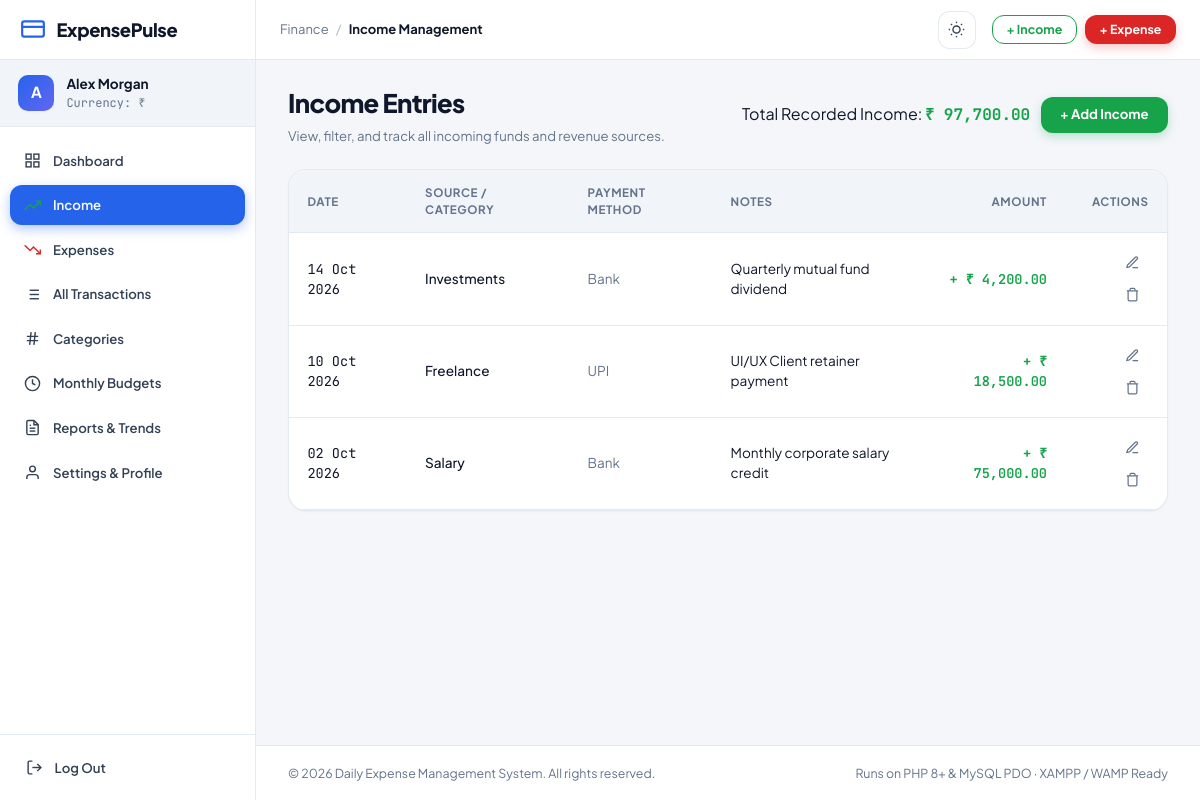
The page /income/index.php (signed in) on the database its author committed.
### tables this page shows
CREATE TABLE `users` (
  `id` INT UNSIGNED NOT NULL AUTO_INCREMENT,
  `name` VARCHAR(100) NOT NULL,
  `email` VARCHAR(191) NOT NULL,
  `password_hash` VARCHAR(255) NOT NULL,
  `currency` VARCHAR(10) NOT NULL DEFAULT '₹',
  `created_at` TIMESTAMP NOT NULL DEFAULT CURRENT_TIMESTAMP,
  PRIMARY KEY (`id`),
  UNIQUE KEY `idx_users_email` (`email`)
);

CREATE TABLE `transactions` (
  `id` INT UNSIGNED NOT NULL AUTO_INCREMENT,
  `user_id` INT UNSIGNED NOT NULL,
  `category_id` INT UNSIGNED NOT NULL,
  `type` ENUM('income', 'expense') NOT NULL,
  `amount` DECIMAL(12,2) NOT NULL,
  `payment_method` VARCHAR(50) NOT NULL DEFAULT 'Cash',
  `transaction_date` DATE NOT NULL,
  `notes` TEXT NULL,
  `created_at` TIMESTAMP NOT NULL DEFAULT CURRENT_TIMESTAMP,
  `updated_at` TIMESTAMP NOT NULL DEFAULT CURRENT_TIMESTAMP ON UPDATE CURRENT_TIMESTAMP,
  PRIMARY KEY (`id`),
  KEY `idx_transactions_user` (`user_id`),
  KEY `idx_transactions_date` (`transaction_date`),
  KEY `idx_transactions_category` (`category_id`),
  KEY `idx_transactions_user_date` (`user_id`, `transaction_date`),
  CONSTRAINT `fk_transactions_user` FOREIGN KEY (`user_id`)
    REFERENCES `users` (`id`) ON DELETE CASCADE ON UPDATE CASCADE,
  CONSTRAINT `fk_transactions_category` FOREIGN KEY (`category_id`)
    REFERENCES `categories` (`id`) ON DELETE RESTRICT ON UPDATE CASCADE
);

CREATE TABLE `categories` (
  `id` INT UNSIGNED NOT NULL AUTO_INCREMENT,
  `user_id` INT UNSIGNED NOT NULL,
  `name` VARCHAR(100) NOT NULL,
  `type` ENUM('income', 'expense') NOT NULL,
  `created_at` TIMESTAMP NOT NULL DEFAULT CURRENT_TIMESTAMP,
  PRIMARY KEY (`id`),
  KEY `idx_categories_user` (`user_id`),
  KEY `idx_categories_type` (`type`),
  CONSTRAINT `fk_categories_user` FOREIGN KEY (`user_id`)
    REFERENCES `users` (`id`) ON DELETE CASCADE ON UPDATE CASCADE
);

### includes/functions.php (called while the page is built, shortened)
<?php
function e(?string $string): string
{
    return htmlspecialchars((string)($string ?? ''), ENT_QUOTES, 'UTF-8');
}
function base_url(string $path = ''): string
{
    $scriptDir = str_replace('\\', '/', dirname($_SERVER['SCRIPT_NAME']));
    $segments = explode('/', trim($scriptDir, '/'));
    $baseSegments = [];
    foreach ($segments as $seg) {
        $baseSegments[] = $seg;
    }
    $base = '/' . implode('/', $baseSegments);
    return rtrim($base, '/') . '/' . ltrim($path, '/');
}
function current_user(): ?array
{
    return $_SESSION['user'] ?? null;
}
function current_currency(): string
{
    return $_SESSION['user']['currency'] ?? '₹';
}
function format_currency(float|int|string $amount, ?string $symbol = null): string
{
    $val = (float)$amount;
    $sym = $symbol ?? current_currency();
    return $sym . ' ' . number_format($val, 2);
}

### includes/auth_check.php (called while the page is built, shortened)
<?php
require_once __DIR__ . '/functions.php';
$pdo = getDBConnection();
$stmt = $pdo->prepare("SELECT id, name, email, currency, created_at FROM users WHERE id = :id LIMIT 1");
$stmt->execute([':id' => $_SESSION['user_id']]);

### income/index.php (the view, shortened to what this page needs)
<?php
require_once __DIR__ . '/../includes/auth_check.php';
$pageTitle = 'Income Management';
$currentPage = 'income';
$userId = (int)current_user_id();
$pdo = getDBConnection();
$stmt = $pdo->prepare("
    SELECT t.*, c.name AS category_name
    FROM transactions t
    LEFT JOIN categories c ON t.category_id = c.id
    WHERE t.user_id = :user_id AND t.type = 'income'
    ORDER BY t.transaction_date DESC, t.id DESC
");
$stmt->execute([':user_id' => $userId]);
$incomeList = $stmt->fetchAll();
$totalIncome = 0.0;
foreach ($incomeList as $inc) {
    $totalIncome += (float)$inc['amount'];
}
require_once __DIR__ . '/../includes/header.php';
?>
<div class="page-header-row">
  <div>
    <h1 class="page-heading">Income Entries</h1>
    <p class="page-subheading">View, filter, and track all incoming funds and revenue sources.</p>
  </div>
  <div class="page-header-actions">
    <div class="stat-pill-box">
      <span class="stat-pill-label">Total Recorded Income:</span>
      <span class="stat-pill-value font-mono tabular-nums text-income font-bold"><?= format_currency($totalIncome) ?></span>
    </div>
    <a href="<?= base_url('income/add.php') ?>" class="btn btn-primary-income">+ Add Income</a>
  </div>
</div>
<div class="table-panel">
  <div class="table-responsive">
    <?php if (empty($incomeList)): ?>
      <div class="empty-state">
        <svg viewBox="0 0 24 24" width="40" height="40" stroke="currentColor" fill="none" class="empty-icon text-income">
          <polyline points="23 6 13.5 15.5 8.5 10.5 1 18"></polyline>
          <polyline points="17 6 23 6 23 12"></polyline>
        </svg>
        <h3>No Income Recorded Yet</h3>
        <p>Log your salary, freelance retainers, investment returns, or bonus credits to track your cashflow.</p>
        <a href="<?= base_url('income/add.php') ?>" class="btn btn-primary-income">+ Record First Income</a>
      </div>
    <?php else: ?>
      <table class="data-table">
        <thead>
          <tr>
            <th>Date</th>
            <th>Source / Category</th>
            <th>Payment Method</th>
            <th>Notes</th>
            <th class="text-right">Amount</th>
            <th class="text-right">Actions</th>
          </tr>
        </thead>
        <tbody>
          <?php foreach ($incomeList as $row): ?>
            <tr>
              <td>
                <span class="font-mono text-sm"><?= date('d M Y', strtotime($row['transaction_date'])) ?></span>
              </td>
              <td>
                <span class="font-medium"><?= e($row['category_name'] ?? 'Uncategorized') ?></span>
              </td>
              <td>
                <span class="text-muted"><?= e($row['payment_method']) ?></span>
              </td>
              <td>
                <span class="cell-notes" title="<?= e($row['notes']) ?>"><?= e($row['notes'] ?: '-') ?></span>
              </td>
              <td class="text-right font-mono tabular-nums font-semibold text-income">
                + <?= format_currency($row['amount']) ?>
              </td>
              <td class="text-right">
                <div class="action-buttons">
                  <a href="<?= base_url('income/edit.php?id=' . $row['id']) ?>" class="btn-icon-subtle" title="Edit entry">
                    <svg viewBox="0 0 24 24" width="15" height="15" fill="none" stroke="currentColor" stroke-width="2"><path d="M12 20h9"></path><path d="M16.5 3.5a2.121 2.121 0 0 1 3 3L7 19l-4 1 1-4L16.5 3.5z"></path></svg>
                  </a>
                  <button type="button" class="btn-icon-subtle btn-delete-trigger"
                    data-action="<?= base_url('income/delete.php') ?>"
                    data-id="<?= $row['id'] ?>"
                    data-name="<?= e($row['category_name']) ?> (<?= format_currency($row['amount']) ?>)"
                    title="Delete entry">
                    <svg viewBox="0 0 24 24" width="15" height="15" fill="none" stroke="currentColor" stroke-width="2"><polyline points="3 6 5 6 21 6"></polyline><path d="M19 6v14a2 2 0 0 1-2 2H7a2 2 0 0 1-2-2V6m3 0V4a2 2 0 0 1 2-2h4a2 2 0 0 1 2 2v2"></path></svg>
                  </button>
                </div>
              </td>
            </tr>
          <?php endforeach; ?>
        </tbody>
      </table>
    <?php endif; ?>
  </div>
</div>
<?php require_once __DIR__ . '/../includes/footer.php'; ?>

### includes/header.php (shortened to what this page needs)
<?php
require_once __DIR__ . '/functions.php';
$pageTitle = $pageTitle ?? 'Daily Expense Management System';
$currentPage = $currentPage ?? '';
$user = current_user();
?>
<!DOCTYPE html>
<html lang="en">
<head>
  <link rel="stylesheet" href="<?= base_url('assets/css/style.css') ?>">
</head>
<body class="app-body">
  <div class="app-layout">
    <aside id="app-sidebar" class="app-sidebar">
      <div class="sidebar-brand">
        <a href="<?= base_url('dashboard.php') ?>" class="brand-link">
          <svg class="brand-icon" viewBox="0 0 24 24" fill="none" stroke="currentColor" stroke-width="2" stroke-linecap="round" stroke-linejoin="round">
            <rect width="20" height="14" x="2" y="5" rx="2"/>
            <line x1="2" x2="22" y1="10" y2="10"/>
          </svg>
          <span class="brand-text">ExpensePulse</span>
        </a>
      </div>
      <div class="sidebar-user">
        <div class="user-avatar"><?= strtoupper(substr($user['name'] ?? 'U', 0, 1)) ?></div>
        <div class="user-info">
          <span class="user-name"><?= e($user['name'] ?? 'User') ?></span>
          <span class="user-currency">Currency: <?= e(current_currency()) ?></span>
        </div>
      </div>
      <nav class="sidebar-nav">
        <a href="<?= base_url('dashboard.php') ?>" class="nav-item <?= $currentPage === 'dashboard' ? 'active' : '' ?>">
          <svg class="nav-icon" viewBox="0 0 24 24" fill="none" stroke="currentColor" stroke-width="2">
            <rect x="3" y="3" width="7" height="7"></rect>
            <rect x="14" y="3" width="7" height="7"></rect>
            <rect x="14" y="14" width="7" height="7"></rect>
            <rect x="3" y="14" width="7" height="7"></rect>
          </svg>
          <span>Dashboard</span>
        </a>
        <a href="<?= base_url('income/index.php') ?>" class="nav-item <?= $currentPage === 'income' ? 'active' : '' ?>">
          <svg class="nav-icon text-income" viewBox="0 0 24 24" fill="none" stroke="currentColor" stroke-width="2">
            <polyline points="23 6 13.5 15.5 8.5 10.5 1 18"></polyline>
            <polyline points="17 6 23 6 23 12"></polyline>
          </svg>
          <span>Income</span>
        </a>
        <a href="<?= base_url('expenses/index.php') ?>" class="nav-item <?= $currentPage === 'expenses' ? 'active' : '' ?>">
          <svg class="nav-icon text-expense" viewBox="0 0 24 24" fill="none" stroke="currentColor" stroke-width="2">
            <polyline points="23 18 13.5 8.5 8.5 13.5 1 6"></polyline>
            <polyline points="17 18 23 18 23 12"></polyline>
          </svg>
          <span>Expenses</span>
        </a>
        <a href="<?= base_url('transactions.php') ?>" class="nav-item <?= $currentPage === 'transactions' ? 'active' : '' ?>">
          <span>All Transactions</span>
        </a>
        <a href="<?= base_url('categories/index.php') ?>" class="nav-item <?= $currentPage === 'categories' ? 'active' : '' ?>">
          <svg class="nav-icon" viewBox="0 0 24 24" fill="none" stroke="currentColor" stroke-width="2">
            <path d="M4 9h16M4 15h16M10 3L8 21M16 3l-2 18"></path>
          </svg>
          <span>Categories</span>
        </a>
        <a href="<?= base_url('budgets.php') ?>" class="nav-item <?= $currentPage === 'budgets' ? 'active' : '' ?>">
          <svg class="nav-icon" viewBox="0 0 24 24" fill="none" stroke="currentColor" stroke-width="2">
            <circle cx="12" cy="12" r="10"></circle>
            <path d="M12 6v6l4 2"></path>
          </svg>
          <span>Monthly Budgets</span>
        </a>
        <a href="<?= base_url('reports.php') ?>" class="nav-item <?= $currentPage === 'reports' ? 'active' : '' ?>">
          <span>Reports & Trends</span>
        </a>
        <a href="<?= base_url('profile.php') ?>" class="nav-item <?= $currentPage === 'profile' ? 'active' : '' ?>">
          <svg class="nav-icon" viewBox="0 0 24 24" fill="none" stroke="currentColor" stroke-width="2">
            <path d="M20 21v-2a4 4 0 0 0-4-4H8a4 4 0 0 0-4 4v2"></path>
            <circle cx="12" cy="7" r="4"></circle>
          </svg>
          <span>Settings & Profile</span>
        </a>
      </nav>
      <div class="sidebar-footer">
        <a href="<?= base_url('auth/logout.php') ?>" class="nav-item logout-link">
          <svg class="nav-icon" viewBox="0 0 24 24" fill="none" stroke="currentColor" stroke-width="2">
            <path d="M9 21H5a2 2 0 0 1-2-2V5a2 2 0 0 1 2-2h4"></path>
            <polyline points="16 17 21 12 16 7"></polyline>
            <line x1="21" y1="12" x2="9" y2="12"></line>
          </svg>
          <span>Log Out</span>
        </a>
      </div>
    </aside>
    <div class="app-main">
      <header class="app-header">
        <div class="header-left">
          <div class="header-breadcrumbs">
            <span class="crumb-root">Finance</span>
            <span class="crumb-sep">/</span>
            <span class="crumb-current"><?= e($pageTitle) ?></span>
          </div>
        </div>
        <div class="header-right">
          <button id="theme-toggle-btn" class="btn btn-icon" title="Toggle Light / Dark mode" aria-label="Toggle theme">
          </button>
          <div class="header-actions">
            <a href="<?= base_url('income/add.php') ?>" class="btn btn-sm btn-outline-income">+ Income</a>
            <a href="<?= base_url('expenses/add.php') ?>" class="btn btn-sm btn-primary-expense">+ Expense</a>
          </div>
        </div>
      </header>
      <main class="page-container">

### rows shown on the page
users: name "A", name "Alex Morgan"
transactions: transaction_date "14 Oct 2026", category.name "Investments", payment_method "Bank", notes "Quarterly mutual fund dividend", amount "₹ 4,200.00"
transactions: transaction_date "10 Oct 2026", category.name "Freelance", payment_method "UPI", notes "UI/UX Client retainer payment", amount "₹ 18,500.00"
transactions: transaction_date "02 Oct 2026", category.name "Salary", payment_method "Bank", notes "Monthly corporate salary credit", amount "₹ 75,000.00"

### other values the page prints
current_currency() "₹"
$pageTitle "Income Management"
format_currency($totalIncome) "₹ 97,700.00"
